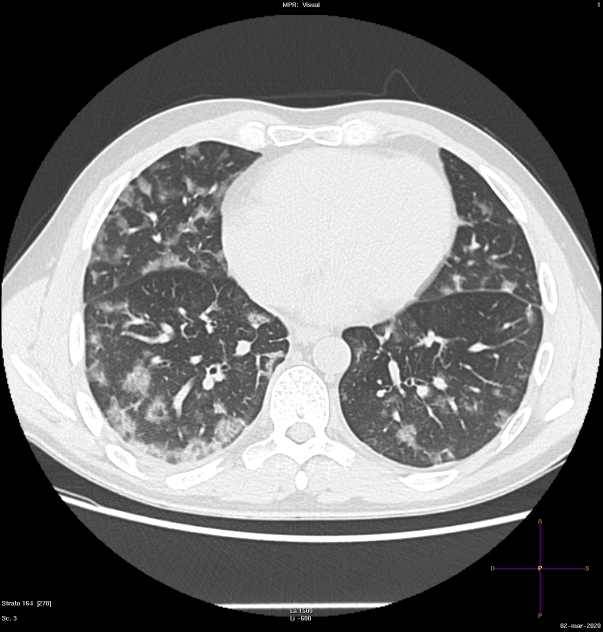
#> input picture coronahack/data/images/train/66298CBF-6F10-42D5-A688-741F6AC84A76.jpeg, 1206 x 1263 px (shown at 1/2 size)
$ python preprocess.py
#> lines starting #> are read from the running program, lines starting #| are printed output that depends on the picture
import os
import numpy as np
import matplotlib.pyplot as plt
import matplotlib.image as mpimg
import cv2
import pickle
import csv

# defining global variable path
ch_path = "./coronahack/data/images"

def main(image_dim = 128):
    x_train, y_train = create_dataset("train", image_dim)

    pickle.dump(x_train, open( "./coronahack/" + str(image_dim) + "/x_train.p", "wb" ) )
    pickle.dump(y_train, open( "./coronahack/" + str(image_dim) + "/y_train.p", "wb" ) )

    x_test, y_test = create_dataset("test", image_dim)

    pickle.dump(x_test, open( "./coronahack/" + str(image_dim) + "/x_test.p", "wb" ) )
    pickle.dump(y_test, open( "./coronahack/" + str(image_dim) + "/y_test.p", "wb" ) )

def create_dataset(split, image_dim):
    image_tup = load_images(ch_path,split)

    resized_images = resize(image_tup, image_dim)

    labels = generate_labels(split)

    x = []
    y = []

    for filename, label in labels.items():
        if filename in resized_images:
            y.append(label)
            x.append(resized_images[filename])

    print(x[:3])
    print(y[:3])

    print(len(x))
    print(len(y))

    return x,y

def display_image(a, title1 = "Original"):
    plt.imshow(a), plt.title(title1)
    plt.xticks([]), plt.yticks([])
    plt.show()

def resize(images, image_dim):
    # return dictionary from filename to image array
#> called with image_dim = 128
    img = [(cv2.imread(i[0], cv2.IMREAD_GRAYSCALE),i[1]) for i in images]
#> img = 1 item
    print('Original size',img[0][0].shape)
#| Original size (1263, 1206)

    height = image_dim
    width = image_dim
    dim = (width, height)
    res_img = {}
    for i in range(len(img)):
        res = cv2.resize(img[i][0], dim, interpolation=cv2.INTER_LINEAR)
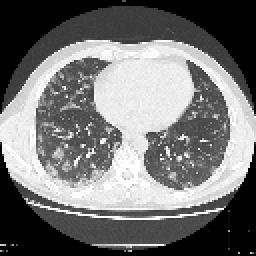
#> res: shape (128, 128) (shown 2 times larger); min 0, max 255, mean 116.9
        res_img[img[i][1]] = res

    print(len(res_img))
#| 1
    # # Checcking the size
    # print("RESIZED", res_img[1].shape)

    # # Visualizing one of the images in the array

    return res_img

    no_noise = []
    for i in range(len(res_img)):
        blur = cv2.GaussianBlur(res_img[i], (5, 5), 0)
        no_noise.append(blur)


    image = no_noise[1]
    display_image(image)

    return images

def generate_labels(split):
    split = split.upper()
    labels = {}
#> (the run stopped early here; a loop or call above may not have finished)
